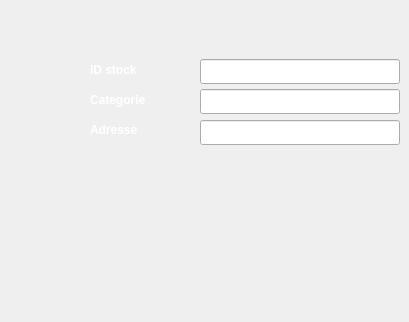
    <widget class="QWidget" name="page_17">
     <widget class="QLineEdit" name="categorie_stock_mod">
      <property name="geometry">
       <rect>
        <x>200</x>
        <y>89</y>
        <width>200</width>
        <height>25</height>
       </rect>
      </property>
     </widget>
     <widget class="QLineEdit" name="id_stock_mod">
      <property name="geometry">
       <rect>
        <x>200</x>
        <y>59</y>
        <width>200</width>
        <height>25</height>
       </rect>
      </property>
     </widget>
     <widget class="QLineEdit" name="adresse_stock_mod">
      <property name="geometry">
       <rect>
        <x>200</x>
        <y>120</y>
        <width>200</width>
        <height>25</height>
       </rect>
      </property>
     </widget>
     <widget class="QPushButton" name="retour_11">
      <property name="geometry">
       <rect>
        <x>90</x>
        <y>250</y>
        <width>51</width>
        <height>51</height>
       </rect>
      </property>
      <property name="styleSheet">
       <string notr="true">QPushButton {
            color: white;
            border-image: url(:/img/fleche.png) 3 10 3 10;
            border-top: 3px transparent;
            border-bottom: 3px transparent;
            border-right: 10px transparent;
            border-left: 10px transparent;
        }</string>
      </property>
      <property name="text">
       <string/>
      </property>
     </widget>
     <widget class="QPushButton" name="pushButton_10">
      <property name="geometry">
       <rect>
        <x>250</x>
        <y>290</y>
        <width>75</width>
        <height>23</height>
       </rect>
      </property>
      <property name="styleSheet">
       <string notr="true">QPushButton {
            color: white;
            border-image: url(:/img/valid.png) 3 10 3 10;
            border-top: 3px transparent;
            border-bottom: 3px transparent;
            border-right: 10px transparent;
            border-left: 10px transparent;
        }</string>
      </property>
      <property name="text">
       <string/>
      </property>
     </widget>
     <widget class="QLabel" name="label_livre_11">
      <property name="geometry">
       <rect>
        <x>90</x>
        <y>90</y>
        <width>81</width>
        <height>21</height>
       </rect>
      </property>
      <property name="text">
       <string>&lt;html&gt;&lt;head/&gt;&lt;body&gt;&lt;p&gt;&lt;span style=&quot; font-weight:600; color:#ffffff;&quot;&gt;Categorie&lt;/span&gt;&lt;/p&gt;&lt;/body&gt;&lt;/html&gt;</string>
      </property>
     </widget>
     <widget class="QLabel" name="label_ecrivant_16">
      <property name="geometry">
       <rect>
        <x>90</x>
        <y>120</y>
        <width>101</width>
        <height>21</height>
       </rect>
      </property>
      <property name="text">
       <string>&lt;html&gt;&lt;head/&gt;&lt;body&gt;&lt;p&gt;&lt;span style=&quot; font-weight:600; color:#ffffff;&quot;&gt;Adresse&lt;/span&gt;&lt;/p&gt;&lt;/body&gt;&lt;/html&gt;</string>
      </property>
     </widget>
     <widget class="QLabel" name="label_ID_22">
      <property name="geometry">
       <rect>
        <x>90</x>
        <y>60</y>
        <width>81</width>
        <height>21</height>
       </rect>
      </property>
      <property name="text">
       <string>&lt;html&gt;&lt;head/&gt;&lt;body&gt;&lt;p&gt;&lt;span style=&quot; font-weight:600; color:#ffffff;&quot;&gt;ID stock&lt;/span&gt;&lt;/p&gt;&lt;/body&gt;&lt;/html&gt;</string>
      </property>
     </widget>
    </widget>
